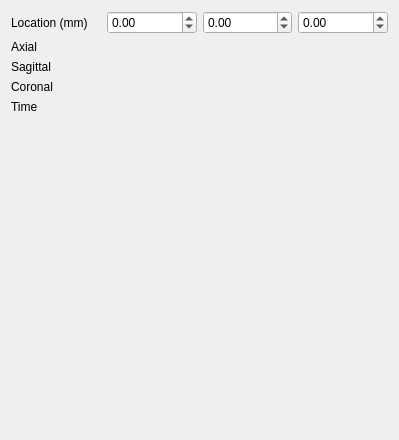
<?xml version="1.0" encoding="UTF-8"?>
<ui version="4.0">
 <class>QmitkImageNavigatorViewControls</class>
 <widget class="QWidget" name="QmitkImageNavigatorViewControls">
  <property name="geometry">
   <rect>
    <x>0</x>
    <y>0</y>
    <width>399</width>
    <height>440</height>
   </rect>
  </property>
  <property name="minimumSize">
   <size>
    <width>0</width>
    <height>0</height>
   </size>
  </property>
  <property name="windowTitle">
   <string>QmitkTemplate</string>
  </property>
  <layout class="QGridLayout" name="gridLayout">
   <item row="0" column="0">
    <widget class="QLabel" name="m_LocationLabel">
     <property name="text">
      <string>Location (mm)</string>
     </property>
    </widget>
   </item>
   <item row="0" column="1">
    <widget class="QDoubleSpinBox" name="m_XWorldCoordinateSpinBox">
     <property name="sizePolicy">
      <sizepolicy hsizetype="Preferred" vsizetype="Fixed">
       <horstretch>0</horstretch>
       <verstretch>0</verstretch>
      </sizepolicy>
     </property>
     <property name="keyboardTracking">
      <bool>false</bool>
     </property>
     <property name="decimals">
      <number>2</number>
     </property>
     <property name="minimum">
      <double>-100000.000000000000000</double>
     </property>
     <property name="maximum">
      <double>100000.000000000000000</double>
     </property>
    </widget>
   </item>
   <item row="0" column="2">
    <widget class="QDoubleSpinBox" name="m_YWorldCoordinateSpinBox">
     <property name="sizePolicy">
      <sizepolicy hsizetype="Preferred" vsizetype="Fixed">
       <horstretch>0</horstretch>
       <verstretch>0</verstretch>
      </sizepolicy>
     </property>
     <property name="keyboardTracking">
      <bool>false</bool>
     </property>
     <property name="decimals">
      <number>2</number>
     </property>
     <property name="minimum">
      <double>-100000.000000000000000</double>
     </property>
     <property name="maximum">
      <double>100000.000000000000000</double>
     </property>
    </widget>
   </item>
   <item row="0" column="3">
    <widget class="QDoubleSpinBox" name="m_ZWorldCoordinateSpinBox">
     <property name="sizePolicy">
      <sizepolicy hsizetype="Preferred" vsizetype="Fixed">
       <horstretch>0</horstretch>
       <verstretch>0</verstretch>
      </sizepolicy>
     </property>
     <property name="keyboardTracking">
      <bool>false</bool>
     </property>
     <property name="decimals">
      <number>2</number>
     </property>
     <property name="minimum">
      <double>-100000.000000000000000</double>
     </property>
     <property name="maximum">
      <double>100000.000000000000000</double>
     </property>
    </widget>
   </item>
   <item row="1" column="0">
    <widget class="QLabel" name="m_AxialLabel">
     <property name="sizePolicy">
      <sizepolicy hsizetype="Preferred" vsizetype="Fixed">
       <horstretch>0</horstretch>
       <verstretch>0</verstretch>
      </sizepolicy>
     </property>
     <property name="text">
      <string>Axial</string>
     </property>
    </widget>
   </item>
   <item row="1" column="1" colspan="3">
    <widget class="QmitkSliderNavigatorWidget" name="m_SliceNavigatorAxial" native="true">
     <property name="sizePolicy">
      <sizepolicy hsizetype="Expanding" vsizetype="Fixed">
       <horstretch>0</horstretch>
       <verstretch>0</verstretch>
      </sizepolicy>
     </property>
     <property name="minimumSize">
      <size>
       <width>0</width>
       <height>0</height>
      </size>
     </property>
    </widget>
   </item>
   <item row="2" column="0">
    <widget class="QLabel" name="m_SagittalLabel">
     <property name="sizePolicy">
      <sizepolicy hsizetype="Preferred" vsizetype="Fixed">
       <horstretch>0</horstretch>
       <verstretch>0</verstretch>
      </sizepolicy>
     </property>
     <property name="text">
      <string>Sagittal</string>
     </property>
    </widget>
   </item>
   <item row="2" column="1" colspan="3">
    <widget class="QmitkSliderNavigatorWidget" name="m_SliceNavigatorSagittal" native="true">
     <property name="sizePolicy">
      <sizepolicy hsizetype="Expanding" vsizetype="Fixed">
       <horstretch>0</horstretch>
       <verstretch>0</verstretch>
      </sizepolicy>
     </property>
    </widget>
   </item>
   <item row="3" column="0">
    <widget class="QLabel" name="m_CoronalLabel">
     <property name="sizePolicy">
      <sizepolicy hsizetype="Preferred" vsizetype="Fixed">
       <horstretch>0</horstretch>
       <verstretch>0</verstretch>
      </sizepolicy>
     </property>
     <property name="text">
      <string>Coronal</string>
     </property>
    </widget>
   </item>
   <item row="3" column="1" colspan="3">
    <widget class="QmitkSliderNavigatorWidget" name="m_SliceNavigatorFrontal" native="true">
     <property name="sizePolicy">
      <sizepolicy hsizetype="Expanding" vsizetype="Fixed">
       <horstretch>0</horstretch>
       <verstretch>0</verstretch>
      </sizepolicy>
     </property>
    </widget>
   </item>
   <item row="4" column="0">
    <widget class="QLabel" name="m_TimeLabel">
     <property name="sizePolicy">
      <sizepolicy hsizetype="Preferred" vsizetype="Fixed">
       <horstretch>0</horstretch>
       <verstretch>0</verstretch>
      </sizepolicy>
     </property>
     <property name="text">
      <string>Time</string>
     </property>
    </widget>
   </item>
   <item row="4" column="1" colspan="3">
    <widget class="QmitkSliderNavigatorWidget" name="m_SliceNavigatorTime" native="true">
     <property name="sizePolicy">
      <sizepolicy hsizetype="Expanding" vsizetype="Fixed">
       <horstretch>0</horstretch>
       <verstretch>0</verstretch>
      </sizepolicy>
     </property>
    </widget>
   </item>
   <item row="5" column="2" colspan="2">
    <spacer name="verticalSpacer">
     <property name="orientation">
      <enum>Qt::Vertical</enum>
     </property>
     <property name="sizeHint" stdset="0">
      <size>
       <width>20</width>
       <height>413</height>
      </size>
     </property>
    </spacer>
   </item>
  </layout>
 </widget>
 <layoutdefault spacing="6" margin="11"/>
 <customwidgets>
  <customwidget>
   <class>QmitkSliderNavigatorWidget</class>
   <extends>QWidget</extends>
   <header location="global">QmitkSliderNavigatorWidget.h</header>
   <container>1</container>
  </customwidget>
 </customwidgets>
 <includes>
  <include location="local">QmitkDataStorageComboBox.h</include>
 </includes>
 <resources/>
 <connections/>
</ui>
